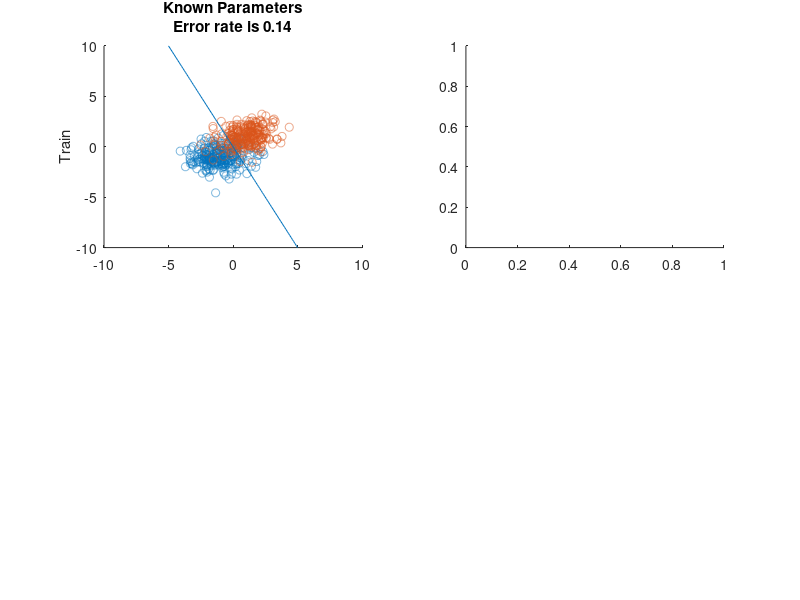

This figure's MATLAB source: (Note: this script raises an error after producing the figure.)
m = 250;
sigma = [1.4 0.2;0.2 0.8];
mu_1 = [-1;-1];
X1 = mvnrnd(mu_1,sigma,m);
mu_2 = [1;1];
X2 = mvnrnd(mu_2,sigma,m);
edgealpha = 0.5; 
%% Decision boundary 
% Since class priors are equal 
figure 
subplot(2,2,1)
x0 = 0.5 * (mu_1+mu_2); % = 0 
A = (mu_1-mu_2)'*(inv(sigma))'; % =  -1.1111   -2.2222
% Then decision boundary -> -x1-2x2 = 0 -> x1 = -2x2
scatter(X1(:,1),X1(:,2),'red','MarkerEdgeAlpha',edgealpha)
hold on 
scatter(X2(:,1),X2(:,2),'blue','MarkerEdgeAlpha',edgealpha)
hold on 
x = linspace(-5,5,100);
plot(x,-2*x)
ylabel('Train')
xlim([-10,10])
ylim([-10,10])
conf_mat_1 = zeros(2,2);

for i = 1:m
    x = X1(i,:);
    eval_at_line = A * transpose(x);
    if eval_at_line > 0 
        conf_mat_1(1,1) = conf_mat_1(1,1) + 1;
    else
        conf_mat_1(2,1) = conf_mat_1(2,1) + 1;
    end
    
    x = X2(i,:);
    eval_at_line = A * transpose(x);
    if eval_at_line > 0 
        conf_mat_1(2,2) = conf_mat_1(1,2) + 1;
    else
        conf_mat_1(1,2) = conf_mat_1(2,2) + 1;
    end
end
error_rate_1 = (conf_mat_1(1,2) + conf_mat_1(2,1)) / (2*m);

title({'Known Parameters',['Error rate is ',num2str(error_rate_1)]})

%% ML Estimation 
subplot(2,2,2)
[mu_1_hat,Sigma_1_hat] = estimate_ML(X1);
[mu_2_hat,Sigma_2_hat] = estimate_ML(X2);
Sigma = 0.5 * (Sigma_1_hat+Sigma_2_hat);
x0 = 0.5 * (mu_1_hat+mu_2_hat); % = 0 
A = (mu_1_hat-mu_2_hat)'*(inv(Sigma))'; % 
syms f(x);
scatter(X1(:,1),X1(:,2),'red','MarkerEdgeAlpha',edgealpha)
hold on 
scatter(X2(:,1),X2(:,2),'blue','MarkerEdgeAlpha',edgealpha)
hold on 
f(x) = x0(2) - A(1)/A(2) * (x-x0(1));
fplot(f(x))
xlim([-10,10])
ylim([-10,10])

conf_mat_2 = zeros(2,2);

for i = 1:m
    x = X1(i,:);
    eval_at_line = A * transpose(x);
    if eval_at_line > 0 
        conf_mat_2(1,1) = conf_mat_2(1,1) + 1;
    else
        conf_mat_2(2,1) = conf_mat_2(2,1) + 1;
    end
    
    x = X2(i,:);
    eval_at_line = A * transpose(x);
    if eval_at_line > 0 
        conf_mat_2(2,2) = conf_mat_2(1,2) + 1;
    else
        conf_mat_2(1,2) = conf_mat_2(2,2) + 1;
    end
end
error_rate_2 = (conf_mat_2(1,2) + conf_mat_2(2,1)) / (2*m);
title({'Estimated Parameters',['Error rate is ',num2str(error_rate_2)]})




